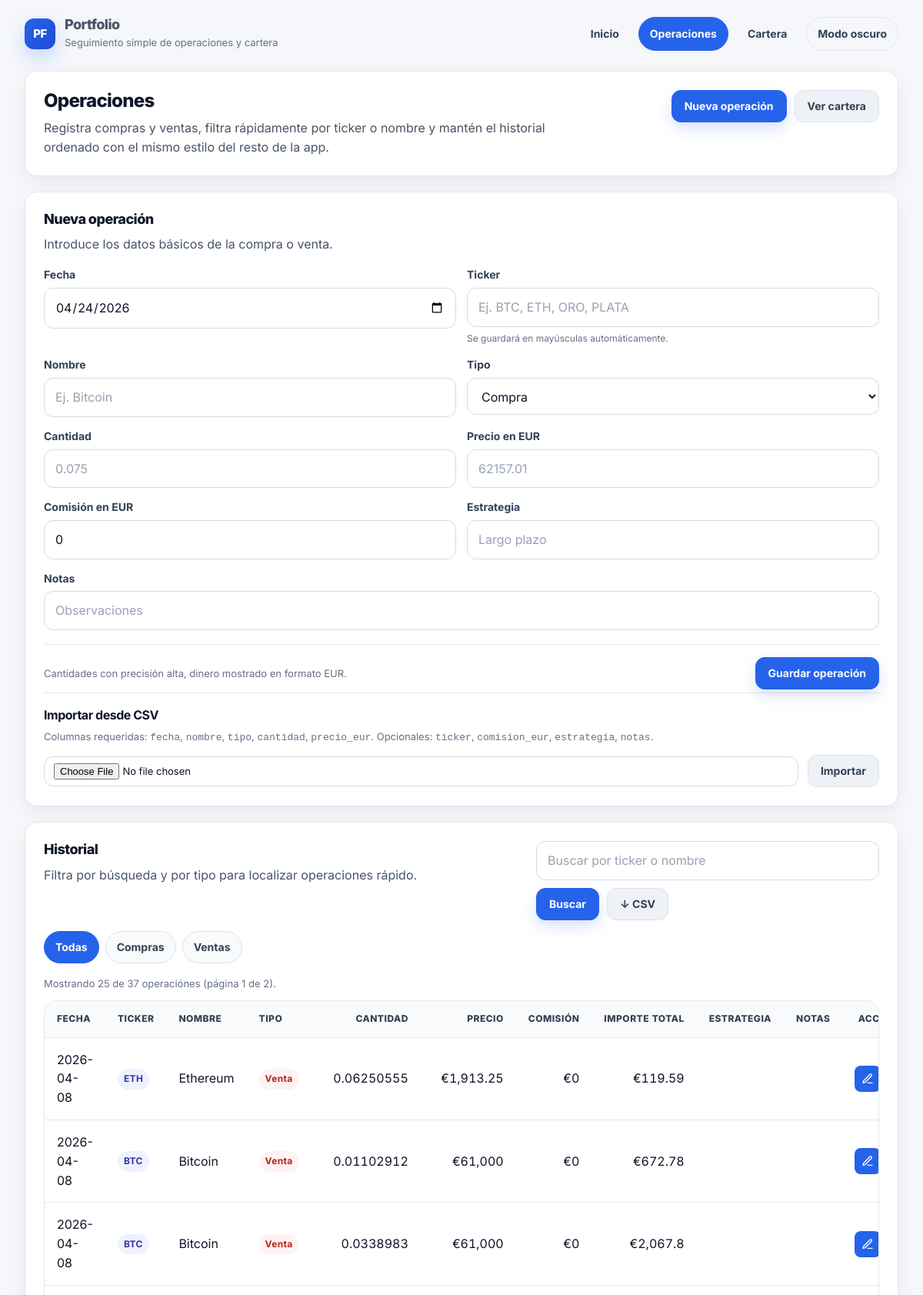
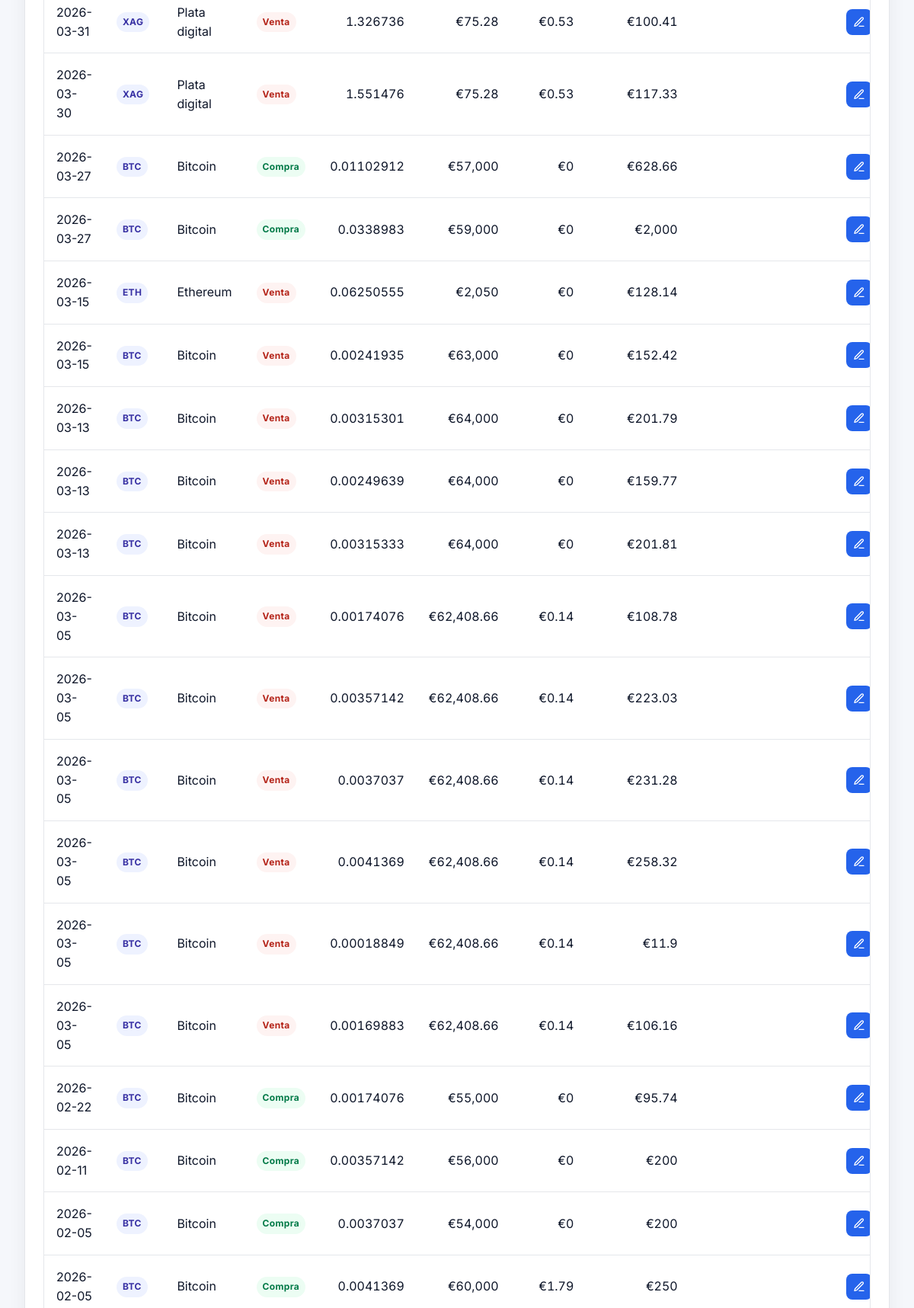
The page /operaciones (upper part) on the database its author committed (2 pictures, top to bottom).
### tables this page shows
CREATE TABLE operaciones (
            id INTEGER PRIMARY KEY AUTOINCREMENT,
            fecha TEXT NOT NULL,
            nombre TEXT NOT NULL,
            tipo TEXT NOT NULL,
            cantidad REAL NOT NULL,
            precio_eur REAL NOT NULL,
            comision_eur REAL NOT NULL DEFAULT 0,
            estrategia TEXT,
            notas TEXT
        , ticker TEXT);

### app.py (the view)
@app.route("/operaciones")
def operaciones():
    today = datetime.now().strftime("%Y-%m-%d")  # pre-rellena la fecha en el formulario
    q = request.args.get("q", "").strip()
    tipo = request.args.get("tipo", "").strip()
    try:
        page = max(1, int(request.args.get("page", 1) or 1))
    except ValueError:
        page = 1
    conn = get_db_connection()
    sql_base = "FROM operaciones WHERE 1=1"
    params = []
    if q:
        sql_base += " AND (nombre LIKE ? OR ticker LIKE ?)"
        like_q = f"%{q}%"
        params.extend([like_q, like_q])
    if tipo in ["Compra", "Venta"]:
        sql_base += " AND tipo = ?"
        params.append(tipo)
    total_count = conn.execute(f"SELECT COUNT(*) AS n {sql_base}", params).fetchone()["n"]
    total_pages = max(1, (total_count + OPS_PER_PAGE - 1) // OPS_PER_PAGE)
    page = min(page, total_pages)  # corregir si la página pedida supera el máximo
    offset = (page - 1) * OPS_PER_PAGE
    ops = conn.execute(
        f"SELECT * {sql_base} ORDER BY fecha DESC, id DESC LIMIT ? OFFSET ?",
        params + [OPS_PER_PAGE, offset]
    ).fetchall()
    tickers_existentes = [
        row["ticker"] for row in
        conn.execute(
            "SELECT DISTINCT ticker FROM operaciones WHERE ticker IS NOT NULL AND ticker != '' ORDER BY ticker"
        ).fetchall()
    ]
    conn.close()
    return render_template(
        "operaciones.html",
        operaciones=ops,
        q=q,
        tipo=tipo,
        today=today,
        page=page,
        total_pages=total_pages,
        total_count=total_count,
        tickers_existentes=tickers_existentes
    )

### app.py (called while the page is built)
def get_db_connection():
    conn = sqlite3.connect(DB_NAME)
    conn.row_factory = sqlite3.Row  # permite hacer row["campo"] en vez de row[0]
    return conn

def format_decimal(value, max_decimals=10, use_grouping=False):
    try:
        num = float(value)
        text = f"{num:,.{max_decimals}f}" if use_grouping else f"{num:.{max_decimals}f}"
        text = text.rstrip("0").rstrip(".")
        return "0" if text == "-0" else text
    except (TypeError, ValueError):
        return "0"

@app.template_filter("num")
def num(value):
    return format_decimal(value, 10, False)

@app.template_filter("eur")
def eur(value):
    return f"€{format_decimal(value, 2, True)}"

### templates/operaciones.html (shortened to what this page needs)
{% extends "base.html" %}
{% block content %}
<div class="card">
    <div class="ops-header">
        <div class="ops-header-copy">
            <h1>Operaciones</h1>
            <p>
                Registra compras y ventas, filtra rápidamente por ticker o nombre y mantén
                el historial ordenado con el mismo estilo del resto de la app.
            </p>
        </div>
        <div class="ops-header-actions">
            <a href="#nueva-operacion" class="btn-link btn-primary">Nueva operación</a>
            <a href="{{ url_for('cartera') }}" class="btn-link btn-secondary">Ver cartera</a>
        </div>
    </div>
</div>
<div class="card" id="nueva-operacion">
    <div class="section-head">
        <div>
            <h2>Nueva operación</h2>
            <p>Introduce los datos básicos de la compra o venta.</p>
        </div>
    </div>
    <form action="{{ url_for('agregar_operacion') }}" method="POST">
        <div class="form-grid">
            <div class="field-group">
                <label for="fecha">Fecha</label>
                <input type="date" id="fecha" name="fecha" value="{{ today }}" required>
            </div>
            <div class="field-group">
                <label for="ticker">Ticker</label>
                <input type="text" id="ticker" name="ticker" placeholder="Ej. BTC, ETH, ORO, PLATA"
                       list="tickers-lista" autocomplete="off">
                <div class="field-help">Se guardará en mayúsculas automáticamente.</div>
            </div>
            <div class="field-group">
                <label for="nombre">Nombre</label>
                <input type="text" id="nombre" name="nombre" placeholder="Ej. Bitcoin" required>
            </div>
            <div class="field-group">
                <label for="tipo">Tipo</label>
                <select id="tipo" name="tipo" required>
                    <option value="Compra">Compra</option>
                </select>
            </div>
            <div class="field-group">
                <label for="cantidad">Cantidad</label>
                <input type="number" step="any" id="cantidad" name="cantidad" placeholder="0.075" required>
            </div>
            <div class="field-group">
                <label for="precio_eur">Precio en EUR</label>
                <input type="number" step="any" id="precio_eur" name="precio_eur" placeholder="62157.01" required>
            </div>
            <div class="field-group">
                <label for="comision_eur">Comisión en EUR</label>
                <input type="number" step="any" id="comision_eur" name="comision_eur" value="0">
            </div>
            <div class="field-group">
                <label for="estrategia">Estrategia</label>
                <input type="text" id="estrategia" name="estrategia" placeholder="Largo plazo">
            </div>
            <div class="field-group field-full">
                <label for="notas">Notas</label>
                <input type="text" id="notas" name="notas" placeholder="Observaciones">
            </div>
        </div>
        <div class="form-actions">
            <div class="form-actions-note">
                Cantidades con precisión alta, dinero mostrado en formato EUR.
            </div>
            <button type="submit" class="btn-primary">Guardar operación</button>
        </div>
    </form>
    <div class="import-section">
        <h3>Importar desde CSV</h3>
        <p style="font-size:13px;color:var(--muted);margin-bottom:12px;">
            Columnas requeridas: <code>fecha</code>, <code>nombre</code>, <code>tipo</code>,
            <code>cantidad</code>, <code>precio_eur</code>. Opcionales: <code>ticker</code>,
            <code>comision_eur</code>, <code>estrategia</code>, <code>notas</code>.
        </p>
        <form action="{{ url_for('importar_csv') }}" method="POST" enctype="multipart/form-data">
            <div class="import-row">
                <input type="file" name="archivo_csv" accept=".csv" required>
                <button type="submit" class="btn-secondary">Importar</button>
            </div>
        </form>
    </div>
</div>
<div class="card">
    <div class="toolbar">
        <div class="toolbar-copy">
            <h2>Historial</h2>
            <p>Filtra por búsqueda y por tipo para localizar operaciones rápido.</p>
        </div>
        <form method="GET" action="{{ url_for('operaciones') }}" class="search-form">
            <input
                type="search"
                name="q"
                value="{{ q or '' }}"
                placeholder="Buscar por ticker o nombre"
                class="search-input"
            >
            <button type="submit" class="btn-primary">Buscar</button>
            <a href="{{ url_for('exportar_csv') }}{% if q %}?q={{ q }}{% endif %}{% if tipo %}{% if q %}&{% else %}?{% endif %}tipo={{ tipo }}{% endif %}"
               class="btn-link btn-secondary">
                ↓ CSV
            </a>
        </form>
    </div>
    <div class="chips">
        <a href="{{ url_for('operaciones', q=q) }}" class="chip {% if not tipo %}active{% endif %}">Todas</a>
        <a href="{{ url_for('operaciones', q=q, tipo='Compra') }}" class="chip {% if tipo == 'Compra' %}active{% endif %}">Compras</a>
        <a href="{{ url_for('operaciones', q=q, tipo='Venta') }}" class="chip {% if tipo == 'Venta' %}active{% endif %}">Ventas</a>
    </div>
    {% if operaciones %}
    <div class="history-meta">
        Mostrando {{ operaciones|length }} de {{ total_count }} operación{% if total_count != 1 %}es{% endif %}
        (página {{ page }} de {{ total_pages }}).
    </div>
    <div class="table-wrap">
        <table class="tabla-operaciones">
            <thead>
                <tr>
                    <th>Fecha</th>
                    <th>Ticker</th>
                    <th>Nombre</th>
                    <th>Tipo</th>
                    <th class="num">Cantidad</th>
                    <th class="num">Precio</th>
                    <th class="num">Comisión</th>
                    <th class="num">Importe total</th>
                    <th>Estrategia</th>
                    <th>Notas</th>
                    <th class="acciones-columna">Acciones</th>
                </tr>
            </thead>
            <tbody>
                {% for op in operaciones %}
                <tr>
                    <td>{{ op["fecha"] }}</td>
                    <td>
                        {% if op["ticker"] %}
                        <span class="ticker-badge">{{ op["ticker"] }}</span>
                        {% else %}
                        <span class="muted">—</span>
                        {% endif %}
                    </td>
                    <td>{{ op["nombre"] }}</td>
                    <td>
                        <span class="{% if op['tipo'] == 'Compra' %}status-buy{% else %}status-sell{% endif %}">
                            {{ op["tipo"] }}
                        </span>
                    </td>
                    <td class="num">{{ op["cantidad"] | num }}</td>
                    <td class="num">{{ op["precio_eur"] | eur }}</td>
                    <td class="num">{{ op["comision_eur"] | eur }}</td>
                    <td class="num">{{ (op["cantidad"] * op["precio_eur"] + op["comision_eur"]) | eur }}</td>
                    <td>{{ op["estrategia"] or "" }}</td>
                    <td>{{ op["notas"] or "" }}</td>
                    <td>
                        <div class="acciones-botones">
                            <a
                                href="{{ url_for('editar_operacion', id=op['id']) }}"
                                class="accion-btn accion-editar"
                                title="Editar operación"
                                aria-label="Editar operación"
                            >
                                <svg xmlns="http://www.w3.org/2000/svg" viewBox="0 0 24 24" fill="none" stroke="white" stroke-width="2" stroke-linecap="round" stroke-linejoin="round" aria-hidden="true" focusable="false">
                                    <path d="M12 20h9"></path>
                                    <path d="M16.5 3.5a2.121 2.121 0 1 1 3 3L7 19l-4 1 1-4 12.5-12.5z"></path>
                                </svg>
                            </a>
                        </div>
                    </td>
                </tr>
                {% endfor %}
            </tbody>
        </table>
    </div>
    {% endif %}
</div>
{% endblock %}

### templates/base.html (shortened to what this page needs)
<!DOCTYPE html>
<html lang="es">
<head>
</head>
<body>
    <div class="container">
        <div class="app-shell">
            <header class="topbar">
                <div class="brand">
                    <div class="brand-mark">PF</div>
                    <div class="brand-copy">
                        <p class="brand-title">Portfolio</p>
                        <p class="brand-subtitle">Seguimiento simple de operaciones y cartera</p>
                    </div>
                </div>
                <nav class="nav">
                    <a href="{{ url_for('index') }}"
                       class="nav-link {% if request.endpoint == 'index' %}active{% endif %}">
                        Inicio
                    </a>
                    <a href="{{ url_for('operaciones') }}"
                       class="nav-link {% if request.endpoint in ['operaciones', 'editar_operacion'] %}active{% endif %}">
                        Operaciones
                    </a>
                    <a href="{{ url_for('cartera') }}"
                       class="nav-link {% if request.endpoint == 'cartera' %}active{% endif %}">
                        Cartera
                    </a>
                    <button id="theme-toggle" class="nav-link" style="background:none;border:1px solid var(--border);cursor:pointer;" title="Cambiar tema"></button>
                </nav>
            </header>
            <main class="page-stack">
                {% block content %}{% endblock %}
            </main>
        </div>
    </div>
</body>
</html>

### templates/operaciones.html (style rules this page uses)
.ops-header { display: flex; justify-content: space-between; align-items: flex-start; gap: 20px; flex-wrap: wrap; }
.ops-header-copy { flex: 1 1 520px; }
.ops-header-copy p { margin-bottom: 0; max-width: 72ch; }
.ops-header-actions { display: flex; gap: 10px; flex-wrap: wrap; align-items: center; }
.section-head { display: flex; justify-content: space-between; align-items: center; gap: 12px; flex-wrap: wrap; margin-bottom: 16px; }
.section-head p { margin-bottom: 0; }
.form-grid { display: grid; grid-template-columns: repeat(2, minmax(0, 1fr)); gap: 14px; }
.field-full { grid-column: 1 / -1; }
.field-group label { display: block; margin-bottom: 6px; }
.field-help { color: var(--muted); font-size: 12px; margin-top: 6px; }
.form-actions { display: flex; justify-content: space-between; align-items: center; gap: 14px; flex-wrap: wrap; margin-top: 18px; padding-top: 16px; border-top: 1px solid var(--border); }
.form-actions-note { color: var(--muted); font-size: 13px; }
.toolbar { display: flex; justify-content: space-between; align-items: flex-start; gap: 16px; flex-wrap: wrap; margin-bottom: 14px; }
.toolbar-copy p { margin-bottom: 0; }
.search-form { display: flex; gap: 10px; flex-wrap: wrap; align-items: center; }
.search-input { min-width: 260px; }
.chips { display: flex; gap: 8px; flex-wrap: wrap; margin-bottom: 16px; }
.chip { display: inline-flex; align-items: center; justify-content: center; padding: 9px 14px; border-radius: 999px; text-decoration: none; font-weight: 700; font-size: 14px; border: 1px solid #dbe3f0; background: var(--surface-soft); color: #374151; transition: 0.2s ease; }
.chip.active { background: var(--primary); color: white; border-color: var(--primary); }
.history-meta { color: var(--muted); font-size: 13px; margin-bottom: 12px; }
.tabla-operaciones td:last-child, .tabla-operaciones th:last-child { text-align: center; }
.acciones-columna { width: 110px; text-align: center; }
.acciones-botones { display: flex; align-items: center; justify-content: center; gap: 8px; }
.accion-btn { display: inline-flex; align-items: center; justify-content: center; width: 34px; height: 34px; border: none; border-radius: 8px; cursor: pointer; transition: background 0.2s ease, transform 0.15s ease; padding: 0; text-decoration: none; }
.accion-editar { background: var(--primary); color: white; }
.accion-btn svg { width: 16px; height: 16px; display: block; flex-shrink: 0; }
.ticker-badge { display: inline-flex; align-items: center; width: fit-content; padding: 4px 8px; border-radius: 999px; background: #eef2ff; color: #3730a3; font-size: 12px; font-weight: 700; letter-spacing: 0.03em; }
.import-section { border-top: 1px solid var(--border); padding-top: 18px; margin-top: 4px; }
.import-row { display: flex; gap: 12px; align-items: center; flex-wrap: wrap; }
.import-row input[type="file"] { min-height: unset; padding: 8px 12px; font-size: 13px; flex: 1 1 260px; }

### rows shown on the page
operaciones: fecha "2026-04-08", ticker "ETH", nombre "Ethereum", tipo "Venta", cantidad|num "0.06250555", precio_eur|eur "€1,913.25", comision_eur|eur "€0", cantidad+precio_eur+comision_eur "€119.59"
operaciones: fecha "2026-04-08", ticker "BTC", nombre "Bitcoin", tipo "Venta", cantidad|num "0.01102912", precio_eur|eur "€61,000", comision_eur|eur "€0", cantidad+precio_eur+comision_eur "€672.78"
operaciones: fecha "2026-04-08", ticker "BTC", nombre "Bitcoin", tipo "Venta", cantidad|num "0.0338983", precio_eur|eur "€61,000", comision_eur|eur "€0", cantidad+precio_eur+comision_eur "€2,067.8"
operaciones: fecha "2026-03-31", ticker "XAG", nombre "Plata digital", tipo "Venta", cantidad|num "1.326736", precio_eur|eur "€75.28", comision_eur|eur "€0.53", cantidad+precio_eur+comision_eur "€100.41"
operaciones: fecha "2026-03-30", ticker "XAG", nombre "Plata digital", tipo "Venta", cantidad|num "1.551476", precio_eur|eur "€75.28", comision_eur|eur "€0.53", cantidad+precio_eur+comision_eur "€117.33"
operaciones: fecha "2026-03-27", ticker "BTC", nombre "Bitcoin", tipo "Compra", cantidad|num "0.01102912", precio_eur|eur "€57,000", comision_eur|eur "€0", cantidad+precio_eur+comision_eur "€628.66"
operaciones: fecha "2026-03-27", ticker "BTC", nombre "Bitcoin", tipo "Compra", cantidad|num "0.0338983", precio_eur|eur "€59,000", comision_eur|eur "€0", cantidad+precio_eur+comision_eur "€2,000"
operaciones: fecha "2026-03-15", ticker "ETH", nombre "Ethereum", tipo "Venta", cantidad|num "0.06250555", precio_eur|eur "€2,050", comision_eur|eur "€0", cantidad+precio_eur+comision_eur "€128.14"
operaciones: fecha "2026-03-15", ticker "BTC", nombre "Bitcoin", tipo "Venta", cantidad|num "0.00241935", precio_eur|eur "€63,000", comision_eur|eur "€0", cantidad+precio_eur+comision_eur "€152.42"
operaciones: fecha "2026-03-13", ticker "BTC", nombre "Bitcoin", tipo "Venta", cantidad|num "0.00315301", precio_eur|eur "€64,000", comision_eur|eur "€0", cantidad+precio_eur+comision_eur "€201.79"
operaciones: fecha "2026-03-13", ticker "BTC", nombre "Bitcoin", tipo "Venta", cantidad|num "0.00249639", precio_eur|eur "€64,000", comision_eur|eur "€0", cantidad+precio_eur+comision_eur "€159.77"
operaciones: fecha "2026-03-13", ticker "BTC", nombre "Bitcoin", tipo "Venta", cantidad|num "0.00315333", precio_eur|eur "€64,000", comision_eur|eur "€0", cantidad+precio_eur+comision_eur "€201.81"
operaciones: fecha "2026-03-05", ticker "BTC", nombre "Bitcoin", tipo "Venta", cantidad|num "0.00174076", precio_eur|eur "€62,408.66", comision_eur|eur "€0.14", cantidad+precio_eur+comision_eur "€108.78"
operaciones: fecha "2026-03-05", ticker "BTC", nombre "Bitcoin", tipo "Venta", cantidad|num "0.00357142", precio_eur|eur "€62,408.66", comision_eur|eur "€0.14", cantidad+precio_eur+comision_eur "€223.03"
operaciones: fecha "2026-03-05", ticker "BTC", nombre "Bitcoin", tipo "Venta", cantidad|num "0.0037037", precio_eur|eur "€62,408.66", comision_eur|eur "€0.14", cantidad+precio_eur+comision_eur "€231.28"
operaciones: fecha "2026-03-05", ticker "BTC", nombre "Bitcoin", tipo "Venta", cantidad|num "0.0041369", precio_eur|eur "€62,408.66", comision_eur|eur "€0.14", cantidad+precio_eur+comision_eur "€258.32"
operaciones: fecha "2026-03-05", ticker "BTC", nombre "Bitcoin", tipo "Venta", cantidad|num "0.00018849", precio_eur|eur "€62,408.66", comision_eur|eur "€0.14", cantidad+precio_eur+comision_eur "€11.9"
operaciones: fecha "2026-03-05", ticker "BTC", nombre "Bitcoin", tipo "Venta", cantidad|num "0.00169883", precio_eur|eur "€62,408.66", comision_eur|eur "€0.14", cantidad+precio_eur+comision_eur "€106.16"
operaciones: fecha "2026-02-22", ticker "BTC", nombre "Bitcoin", tipo "Compra", cantidad|num "0.00174076", precio_eur|eur "€55,000", comision_eur|eur "€0", cantidad+precio_eur+comision_eur "€95.74"
operaciones: fecha "2026-02-11", ticker "BTC", nombre "Bitcoin", tipo "Compra", cantidad|num "0.00357142", precio_eur|eur "€56,000", comision_eur|eur "€0", cantidad+precio_eur+comision_eur "€200"
operaciones: fecha "2026-02-05", ticker "BTC", nombre "Bitcoin", tipo "Compra", cantidad|num "0.0037037", precio_eur|eur "€54,000", comision_eur|eur "€0", cantidad+precio_eur+comision_eur "€200"
operaciones: fecha "2026-02-05", ticker "BTC", nombre "Bitcoin", tipo "Compra", cantidad|num "0.0041369", precio_eur|eur "€60,000", comision_eur|eur "€1.79", cantidad+precio_eur+comision_eur "€250"

### other values the page prints
{{ operaciones|length }} "25"
{{ total_count }} "37"
{{ page }} "1"
{{ total_pages }} "2"
